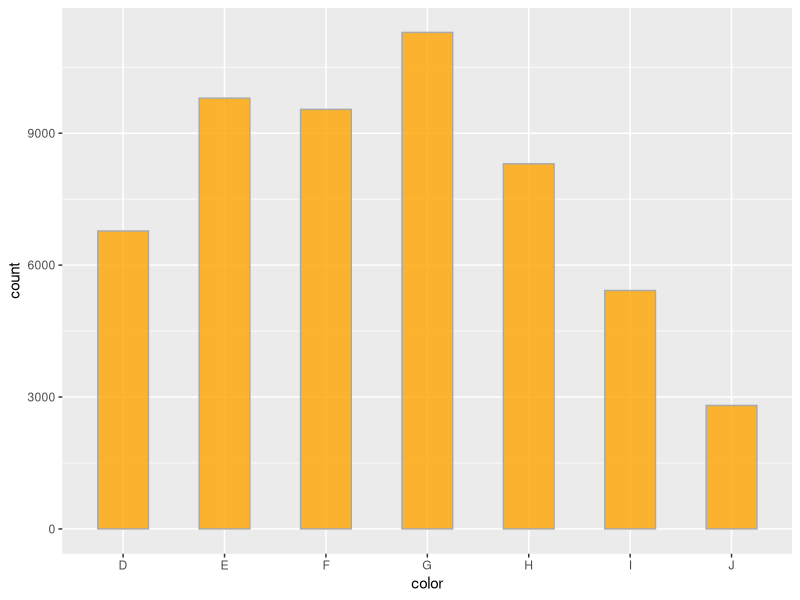
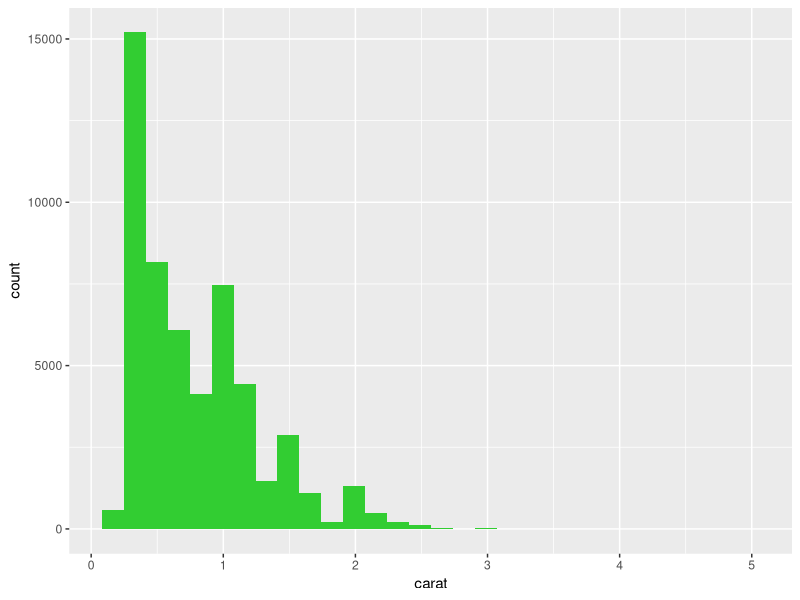
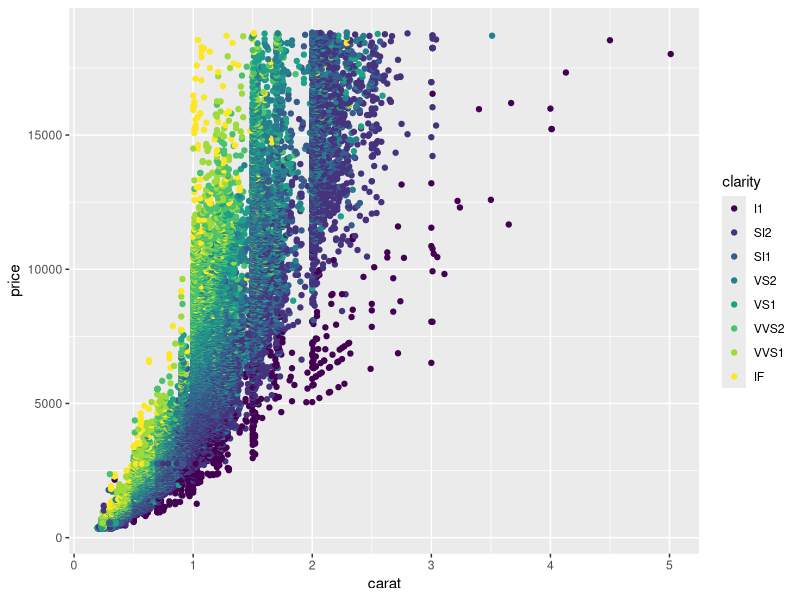
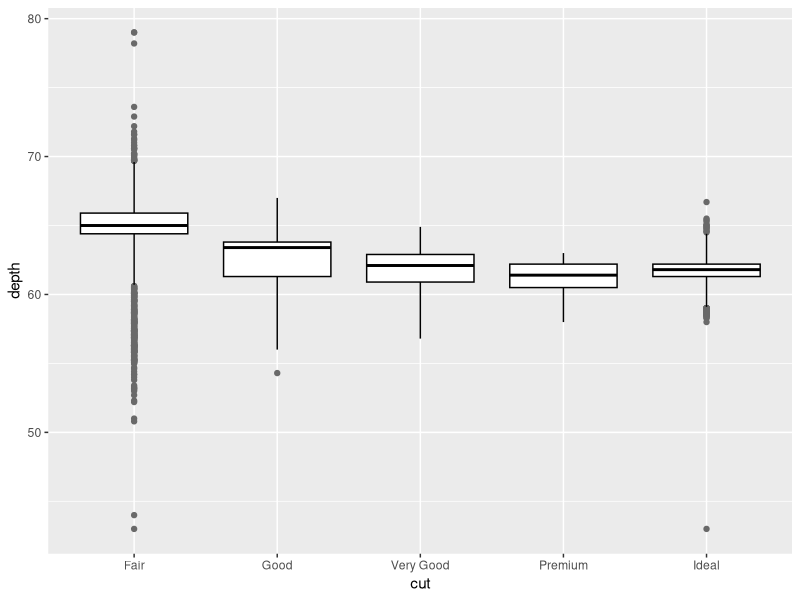

These figures' R source, in order:
library(ggplot2)
diamonds

#1st diagram
ggplot(data=diamonds, aes(x=color))+
geom_bar(fill='orange', colour='darkgray',alpha=0.8, width=0.5)

args('geom_bar')

#2nd diagram
ggplot(data=diamonds, aes(x=carat))+
geom_histogram(fill='limegreen')

args('geom_histogram')

#3rd diagram
ggplot(data=diamonds, aes(x=carat, y=price)) +
geom_point(aes(colour=clarity))

args('geom_point')

#4th diagram
ggplot(data=diamonds, aes(x=cut, y=depth)) +
geom_boxplot(colour='black', coef=2.5, outlier.colour='dimgray')

args('geom_boxplot')